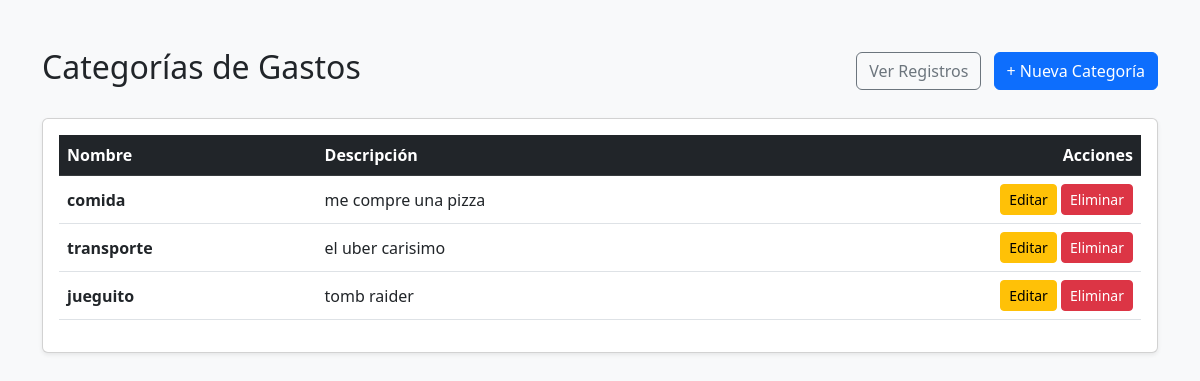
The page /categoria/ on the database as committed earlier.
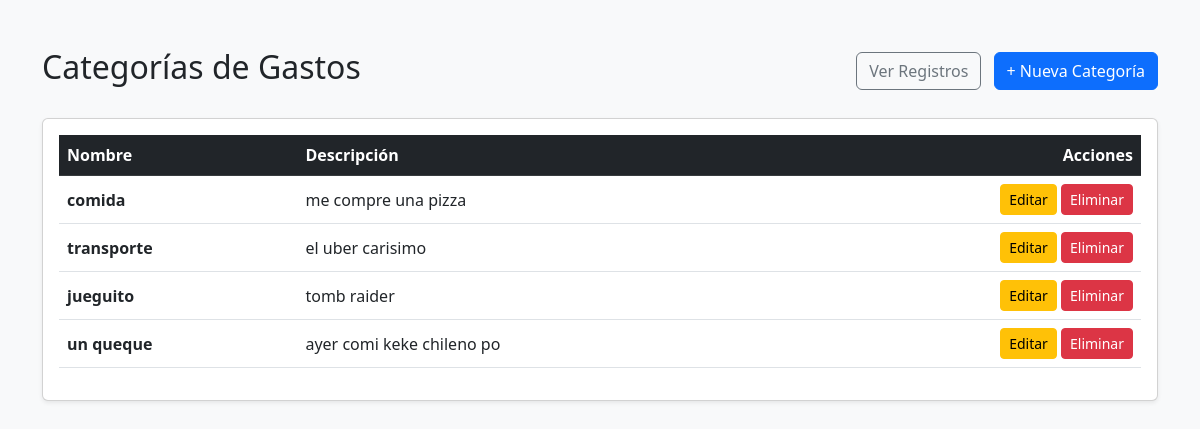
The same page on the database as committed later.
### apps/categoria/models.py (models this page shows, shortened)
class Categoria(models.Model):
    nombre = models.CharField(max_length=100)
    descripcion = models.TextField(blank=True, null=True)

### apps/categoria/views.py (the view)
# urls.py: path('', CategoriaListView.as_view(), name='categoria_list'),
class CategoriaListView(ListView):
    model = Categoria
    template_name = 'categoria/list.html'
    context_object_name = 'categorias'

### templates/categoria/list.html (shortened to what this page needs)
<!DOCTYPE html>
<html lang="es">
<head>
    <link href="https://cdn.jsdelivr.net/npm/bootstrap@5.3.0/dist/css/bootstrap.min.css" rel="stylesheet">
</head>
<body class="bg-light">
    <div class="container mt-5">
        <div class="d-flex justify-content-between align-items-center mb-4">
            <h2>Categorías de Gastos</h2>
            <div>
                <a href="{% url 'registro:registro_list' %}" class="btn btn-outline-secondary me-2">Ver Registros</a>
                <a href="{% url 'categoria:categoria_create' %}" class="btn btn-primary">+ Nueva Categoría</a>
            </div>
        </div>
        <div class="card shadow-sm">
            <div class="card-body">
                <table class="table table-hover align-middle">
                    <thead class="table-dark">
                        <tr>
                            <th>Nombre</th>
                            <th>Descripción</th>
                            <th class="text-end">Acciones</th>
                        </tr>
                    </thead>
                    <tbody>
                        {% for categoria in categorias %}
                        <tr>
                            <td><strong>{{ categoria.nombre }}</strong></td>
                            <td>{{ categoria.descripcion|default:"Sin descripción" }}</td>
                            <td class="text-end">
                                <a href="{% url 'categoria:categoria_update' categoria.id %}" class="btn btn-sm btn-warning">Editar</a>
                                <a href="{% url 'categoria:categoria_delete' categoria.id %}" class="btn btn-sm btn-danger">Eliminar</a>
                            </td>
                        </tr>
                        {% empty %}
                        <tr>
                            <td colspan="3" class="text-center text-muted py-4">No hay categorías registradas todavía.</td>
                        </tr>
                        {% endfor %}
                    </tbody>
                </table>
            </div>
        </div>
    </div>
</body>
</html>

Rows that differ between the two databases and show on the page:
added Categoria: nombre "un queque", descripcion "ayer comi keke chileno po"
